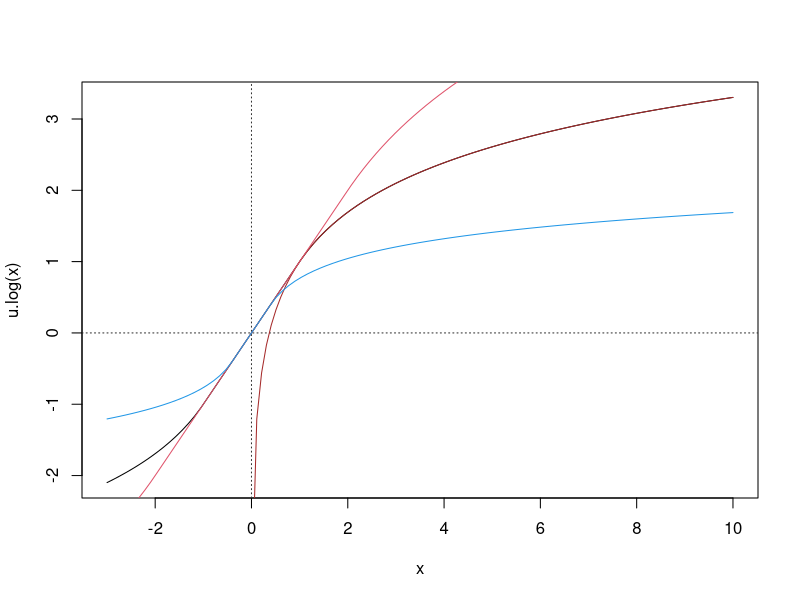

Source code (R):
library(sfsmisc)


### Name: u.log
### Title: (Anti)Symmetric Log High-Transform
### Aliases: u.log
### Keywords: arith

### ** Examples

curve(u.log, -3, 10); abline(h=0, v=0, col = "gray20", lty = 3)
curve(1 + log(x), .01,  add = TRUE, col= "brown") # simple log
curve(u.log(x,    2),   add = TRUE, col=2)
curve(u.log(x, c= 0.4), add = TRUE, col=4)
